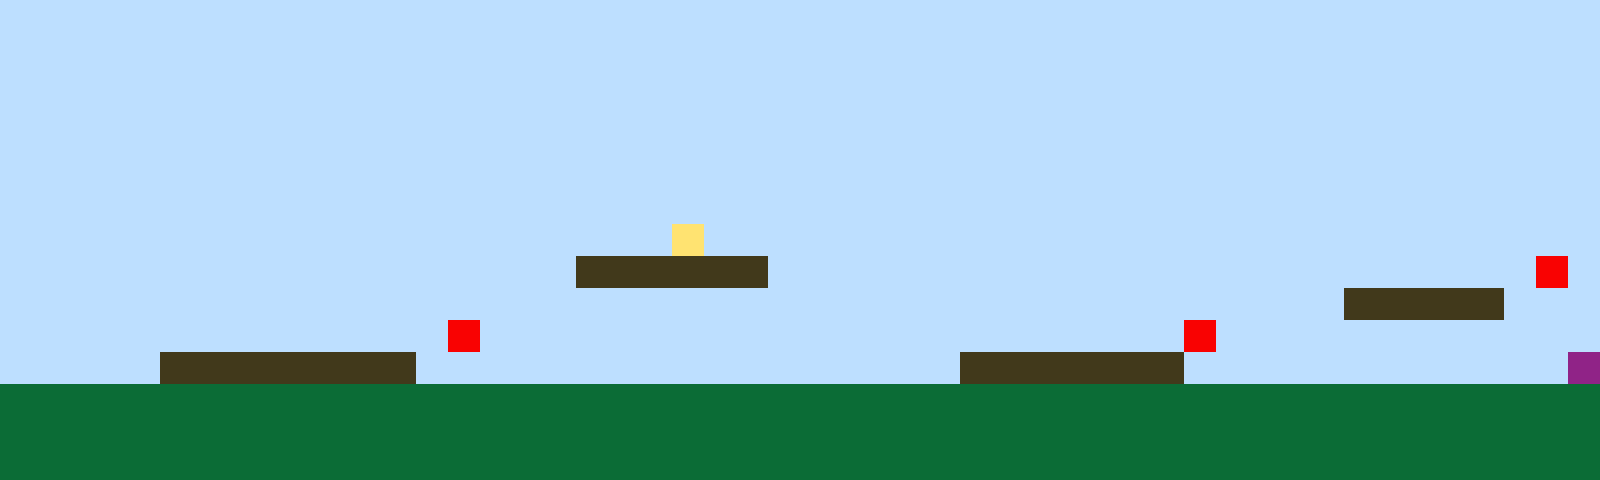

A level layout from a 2D game, rendered from its tile map. Below: a short description, then the map file with its tile-grid data intact:
An orthogonal 50x15 tile map with 32x32 px tiles, 1 tile layer (Tile Layer 1).

<map version="1.10" tiledversion="1.11.2" orientation="orthogonal" renderorder="right-up" width="50" height="15" tilewidth="32" tileheight="32" infinite="0" nextlayerid="2" nextobjectid="1"><editorsettings><export target="map1.csv" format="csv" /></editorsettings><tileset firstgid="1" name="sprites" tilewidth="32" tileheight="32" tilecount="6" columns="3"><image source="sprites.png" width="96" height="64" /></tileset><layer id="1" name="Tile Layer 1" width="50" height="15"><data encoding="csv">1,1,1,1,1,1,1,1,1,1,1,1,1,1,1,1,1,1,1,1,1,1,1,1,1,1,1,1,1,1,1,1,1,1,1,1,1,1,1,1,1,1,1,1,1,1,1,1,1,1,1,1,1,1,1,1,1,1,1,1,1,1,1,1,1,1,1,1,1,1,1,1,1,1,1,1,1,1,1,1,1,1,1,1,1,1,1,1,1,1,1,1,1,1,1,1,1,1,1,1,1,1,1,1,1,1,1,1,1,1,1,1,1,1,1,1,1,1,1,1,1,1,1,1,1,1,1,1,1,1,1,1,1,1,1,1,1,1,1,1,1,1,1,1,1,1,1,1,1,1,1,1,1,1,1,1,1,1,1,1,1,1,1,1,1,1,1,1,1,1,1,1,1,1,1,1,1,1,1,1,1,1,1,1,1,1,1,1,1,1,1,1,1,1,1,1,1,1,1,1,1,1,1,1,1,1,1,1,1,1,1,1,1,1,1,1,1,1,1,1,1,1,1,1,1,1,1,1,1,1,1,1,1,1,1,1,1,1,1,1,1,1,1,1,1,1,1,1,1,1,1,1,1,1,1,1,1,1,1,1,1,1,1,1,1,1,1,1,1,1,1,1,1,1,1,1,1,1,1,1,1,1,1,1,1,1,1,1,1,1,1,1,1,1,1,1,1,1,1,1,1,1,1,1,1,1,1,1,1,1,1,1,1,1,1,1,1,1,1,1,1,1,1,1,1,1,1,1,1,1,1,1,1,1,1,1,1,1,1,1,1,1,1,1,1,1,1,1,1,1,1,1,1,1,1,1,1,1,1,1,1,1,1,1,1,1,1,1,1,1,1,4,1,1,1,1,1,1,1,1,1,1,1,1,1,1,1,1,1,1,1,1,1,1,1,1,1,1,1,1,1,1,1,1,1,1,1,1,1,1,1,1,1,1,1,1,1,1,3,3,3,3,3,3,1,1,1,1,1,1,1,1,1,1,1,1,1,1,1,1,1,1,1,1,1,1,1,1,5,1,1,1,1,1,1,1,1,1,1,1,1,1,1,1,1,1,1,1,1,1,1,1,1,1,1,1,1,1,1,1,1,1,1,1,1,1,1,1,1,1,1,1,3,3,3,3,3,1,1,1,1,1,1,1,1,1,1,1,1,1,1,1,1,1,5,1,1,1,1,1,1,1,1,1,1,1,1,1,1,1,1,1,1,1,1,1,1,5,1,1,1,1,1,1,1,1,1,1,1,1,1,1,1,1,1,3,3,3,3,3,3,3,3,1,1,1,1,1,1,1,1,1,1,1,1,1,1,1,1,1,3,3,3,3,3,3,3,1,1,1,1,1,1,1,1,1,1,1,1,6,2,2,2,2,2,2,2,2,2,2,2,2,2,2,2,2,2,2,2,2,2,2,2,2,2,2,2,2,2,2,2,2,2,2,2,2,2,2,2,2,2,2,2,2,2,2,2,2,2,2,2,2,2,2,2,2,2,2,2,2,2,2,2,2,2,2,2,2,2,2,2,2,2,2,2,2,2,2,2,2,2,2,2,2,2,2,2,2,2,2,2,2,2,2,2,2,2,2,2,2,2,2,2,2,2,2,2,2,2,2,2,2,2,2,2,2,2,2,2,2,2,2,2,2,2,2,2,2,2,2,2,2,2,2,2,2,2,2,2,2,2,2,2,2,2,2,2,2,2,2</data></layer></map>
